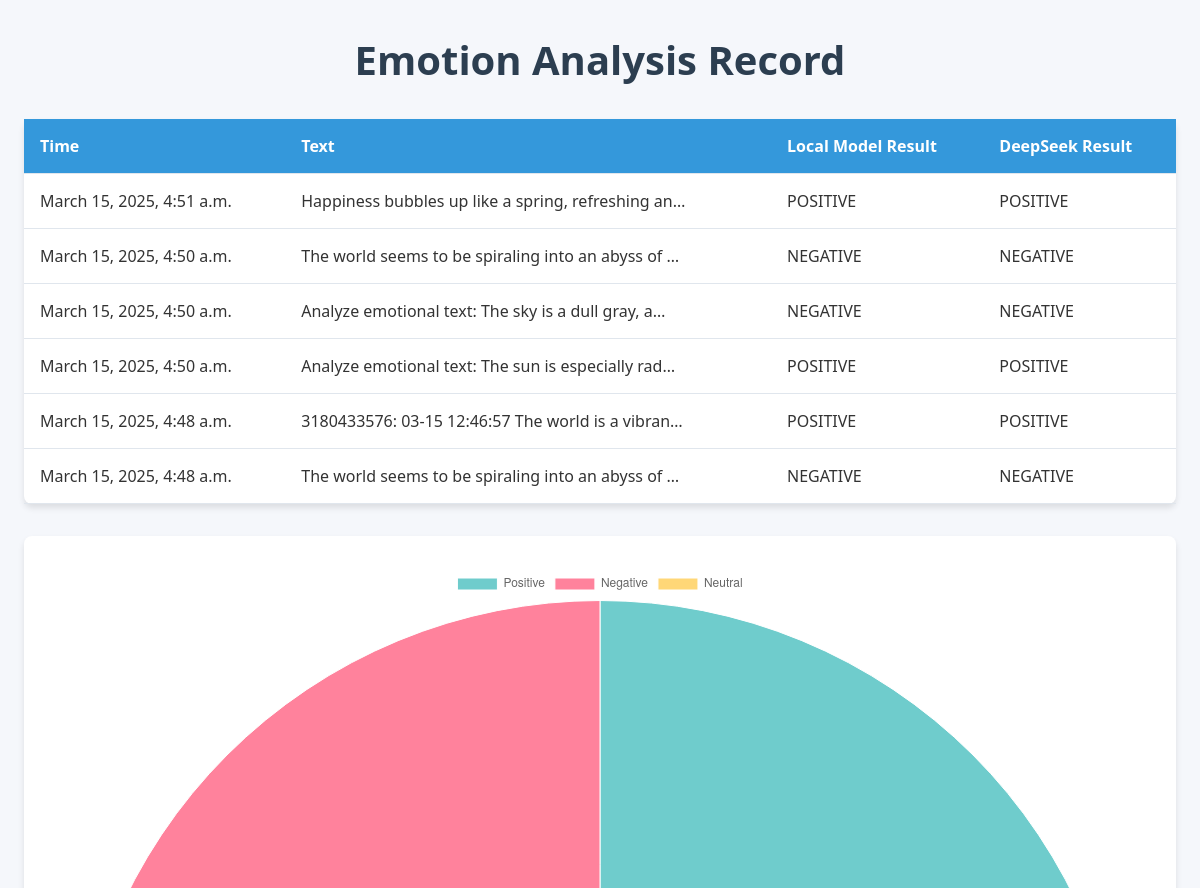
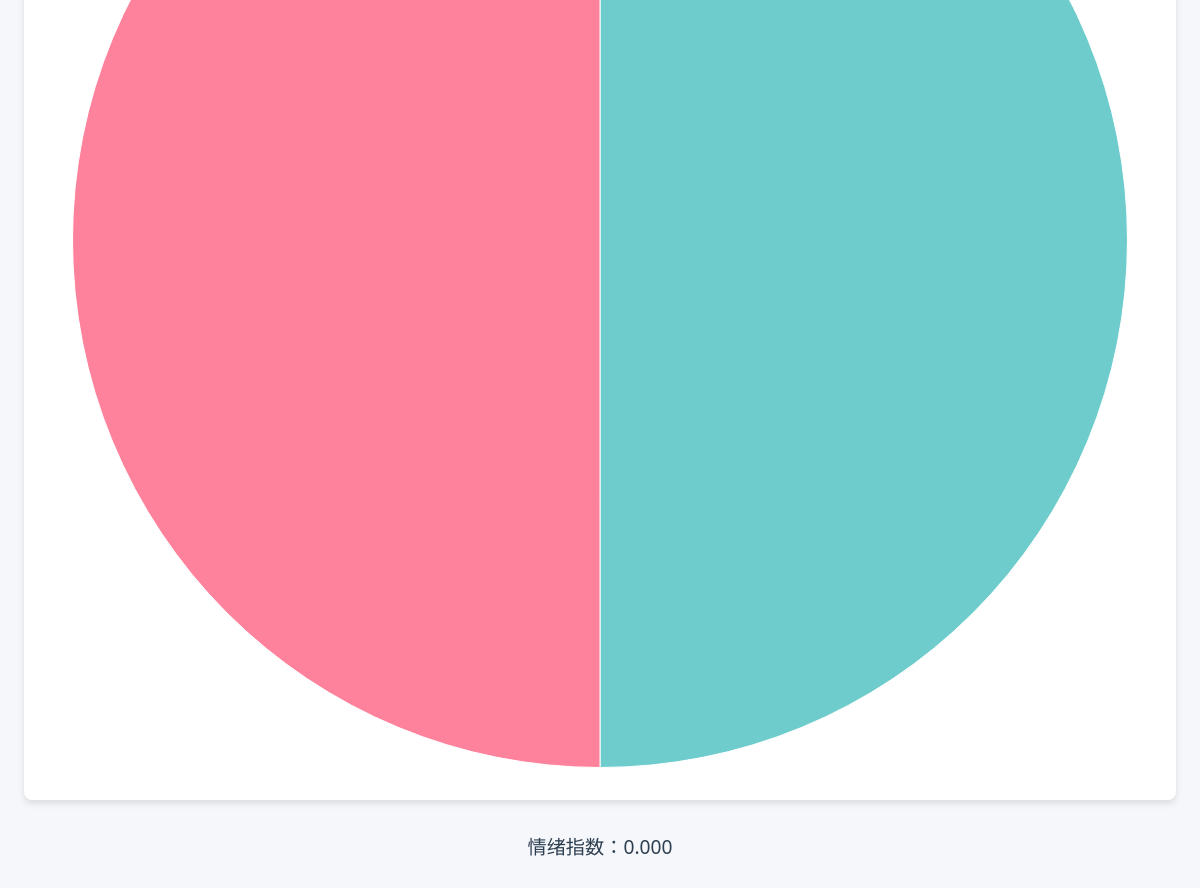
The page /datafile/ (signed in) on the database its author committed (2 pictures, top to bottom).
### analyzer/models.py (models this page shows, shortened)
class AnalysisResult(models.Model):
    user = models.ForeignKey(User, on_delete=models.CASCADE, null=True, blank=True)
    text = models.TextField()
    local_label = models.CharField(max_length=20)
    local_score = models.FloatField(null=True, blank=True)
    deepseek_label = models.CharField(max_length=20)
    created_at = models.DateTimeField(auto_now_add=True)

### accounts/views.py (the view)
# urls.py: path('datafile/', views.datafile, name='datafile'),
@login_required
def datafile(request):
    userId = request.user.id
    results = AnalysisResult.objects.filter(user_id=userId).order_by('-created_at')
    positive_count = AnalysisResult.objects.filter(user_id=userId, deepseek_label__icontains='positive').count()
    negative_count = AnalysisResult.objects.filter(user_id=userId, deepseek_label__icontains='negative').count()
    neutral_count = AnalysisResult.objects.filter(user_id=userId, deepseek_label__icontains='neutral').count()
    total_positive_negative = positive_count + negative_count
    emotion_index = (positive_count - negative_count) / total_positive_negative if total_positive_negative != 0 else 0
    return render(request, 'accounts/datafile.html', {
        'results': results,
        'positive_count': positive_count,
        'negative_count': negative_count,
        'neutral_count': neutral_count,
        'emotion_index': emotion_index
    })

### analyzer/templates/accounts/datafile.html (shortened to what this page needs)
<!DOCTYPE html>
<html>
<head>
</head>
<body>
    <h1>Emotion Analysis Record</h1>
    <table>
        <thead>
            <tr>
                <th>Time</th>
                <th>Text</th>
                <th>Local Model Result</th>
                <th>DeepSeek Result</th>
            </tr>
        </thead>
        <tbody>
            {% for result in results %}
                <tr>
                    <td>{{ result.created_at }}</td>
                    <td>{{ result.text|truncatechars:50 }}</td>
                    <td>{{ result.local_label }}</td>
                    <td>{{ result.deepseek_label }}</td>
                </tr>
            {% endfor %}
        </tbody>
    </table>
    <div class="chart-container">
        <canvas id="sentimentChart"></canvas>
    </div>
    <div class="emotion-index">
        <p>情绪指数：{{ emotion_index|floatformat:3 }}</p>
    </div>
    <script>
        const ctx = document.getElementById('sentimentChart').getContext('2d');
        const sentimentChart = new Chart(ctx, {
            type: 'pie',
            data: {
                labels: ['Positive', 'Negative', 'Neutral'],
                datasets: [{
                    label: 'Sentiment Distribution',
                    data: [
                        {{ positive_count }},
                        {{ negative_count }},
                        {{ neutral_count }}
                    ],
                    backgroundColor: [
                        'rgba(75, 192, 192, 0.8)', // Positive
                        'rgba(255, 99, 132, 0.8)', // Negative
                        'rgba(255, 206, 86, 0.8)', // Neutral
                    ],
                    borderWidth: 1
                }]
            },
            options: {
                responsive: true,
                plugins: {
                    legend: {
                        position: 'top',
                    },
                    tooltip: {
                        enabled: true,
                    }
                }
            }
        });
    </script>
</body>
</html>

### analyzer/templates/accounts/datafile.html (style rules this page uses)
body { font-family: 'Segoe UI', 'Open Sans', sans-serif; max-width: 1200px; margin: 2rem auto; padding: 0 1.5rem; background-color: #f5f7fb; color: #333; }
h1 { text-align: center; color: #2c3e50; margin-bottom: 2rem; font-size: 2.5rem; }
table { width: 100%; border-collapse: collapse; background: white; border-radius: 8px; box-shadow: 0 4px 6px rgba(0, 0, 0, 0.1); margin-bottom: 2rem; }
th, td { padding: 1rem; text-align: left; border-bottom: 1px solid #e0e6ed; }
th { background-color: #3498db; color: white; font-weight: bold; }
.chart-container { background: white; padding: 2rem; border-radius: 8px; box-shadow: 0 4px 6px rgba(0, 0, 0, 0.1); margin-bottom: 2rem; }
.emotion-index { text-align: center; margin-bottom: 1rem; font-size: 1.2rem; color: #2c3e50; }

### rows shown on the page
AnalysisResult: created_at "March 15, 2025, 4:51 a.m.", text "Happiness bubbles up like a spring, refreshing an…", local_label "POSITIVE", deepseek_label "POSITIVE"
AnalysisResult: created_at "March 15, 2025, 4:50 a.m.", text "The world seems to be spiraling into an abyss of …", local_label "NEGATIVE", deepseek_label "NEGATIVE"
AnalysisResult: created_at "March 15, 2025, 4:50 a.m.", text "Analyze emotional text: The sky is a dull gray, a…", local_label "NEGATIVE", deepseek_label "NEGATIVE"
AnalysisResult: created_at "March 15, 2025, 4:50 a.m.", text "Analyze emotional text: The sun is especially rad…", local_label "POSITIVE", deepseek_label "POSITIVE"
AnalysisResult: created_at "March 15, 2025, 4:48 a.m.", text "3180433576: 03-15 12:46:57 The world is a vibran…", local_label "POSITIVE", deepseek_label "POSITIVE"
AnalysisResult: created_at "March 15, 2025, 4:48 a.m.", text "The world seems to be spiraling into an abyss of …", local_label "NEGATIVE", deepseek_label "NEGATIVE"

### other values the page prints
{{ emotion_index|floatformat:3 }} "0.000"
chart data {{ positive_count }} 3
chart data {{ negative_count }} 3
chart data {{ neutral_count }} 0
